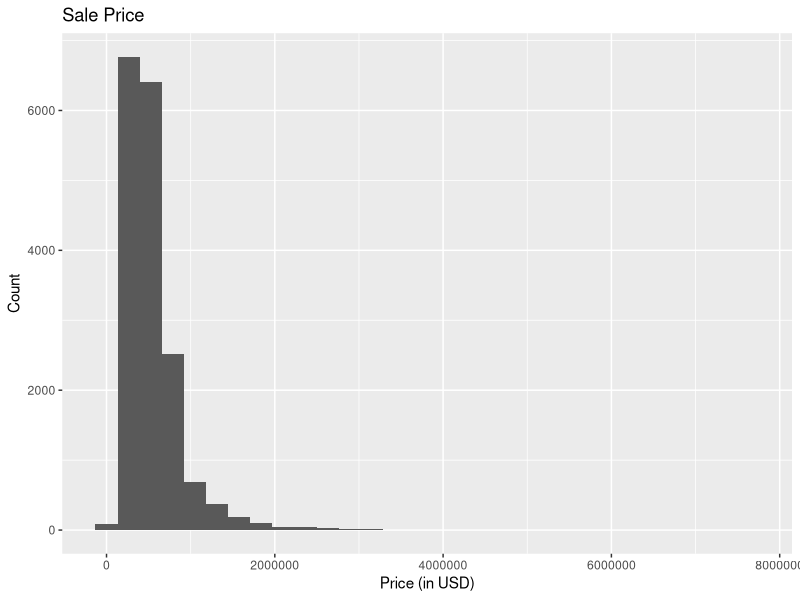
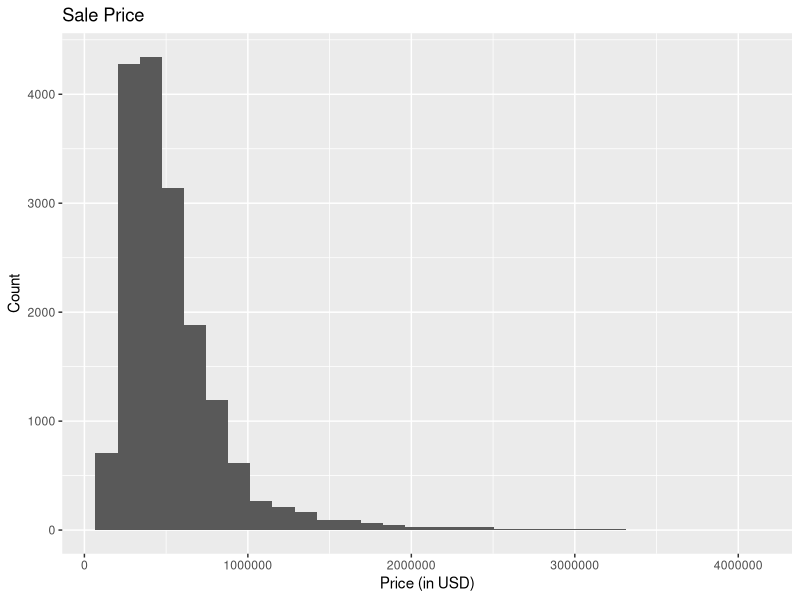
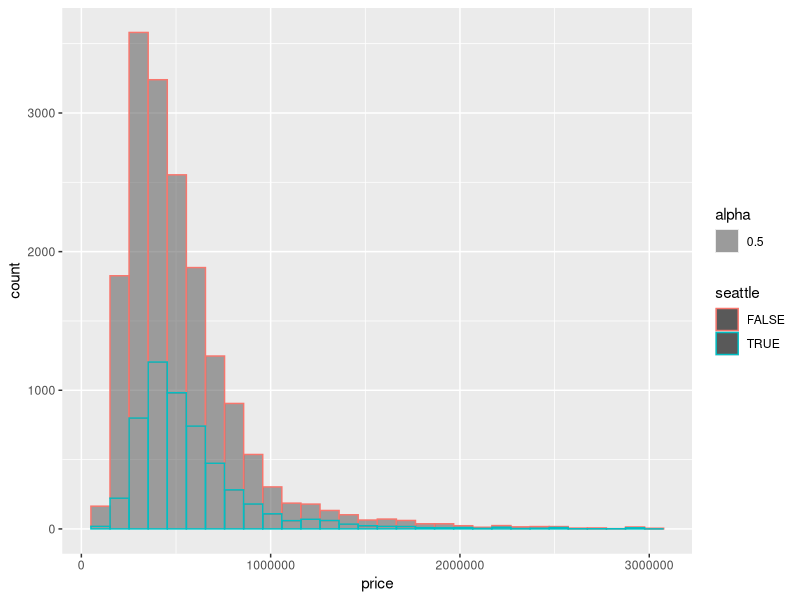
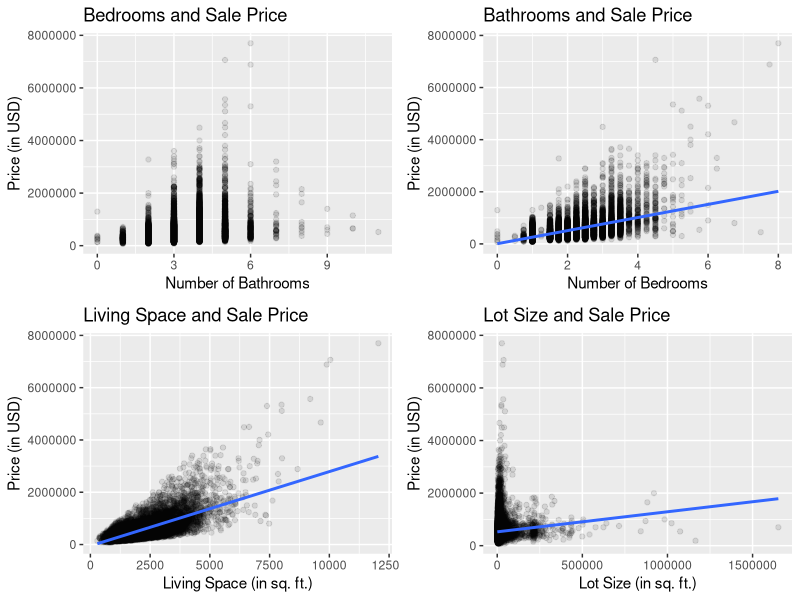
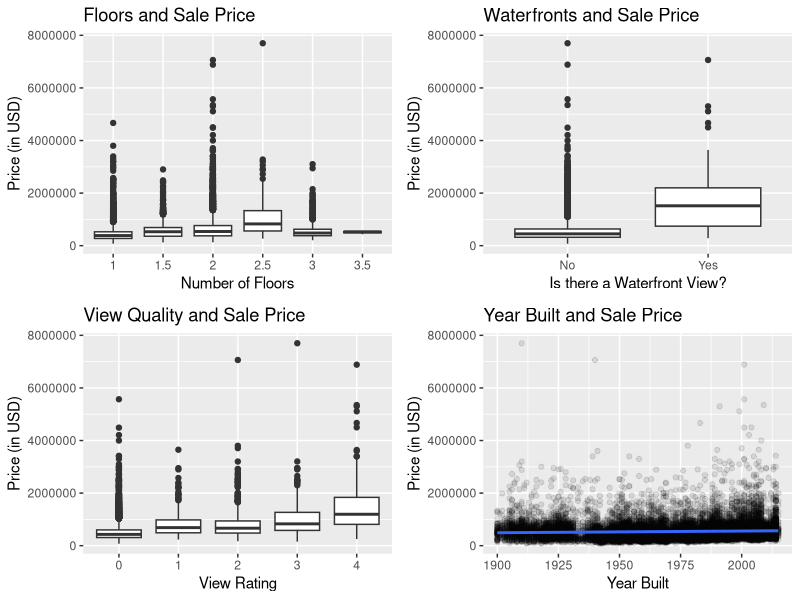
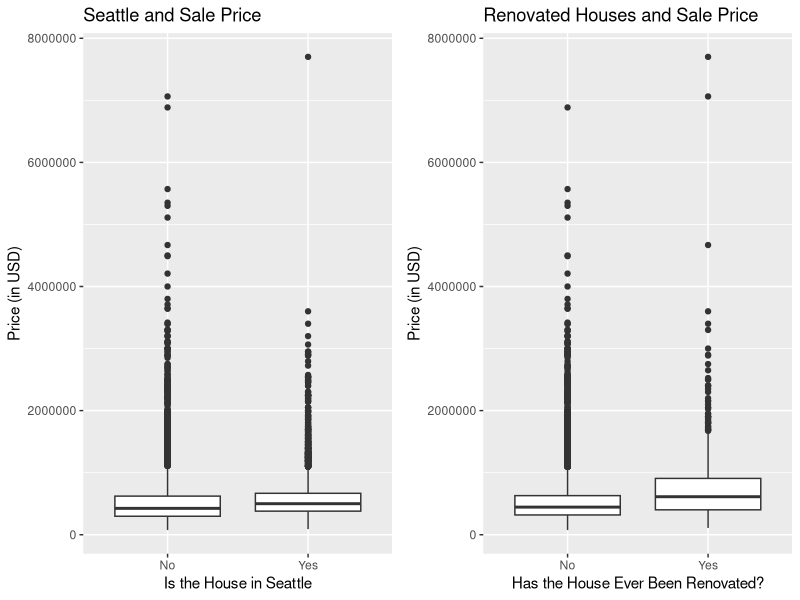
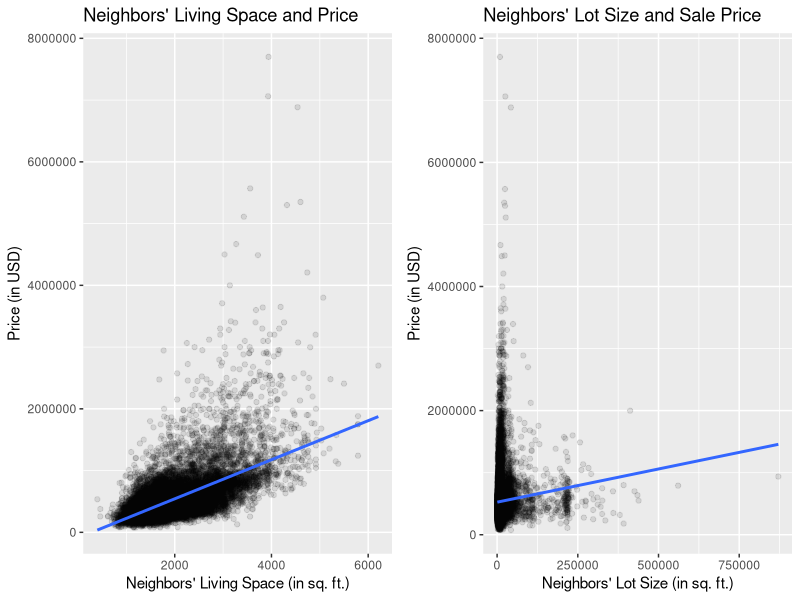
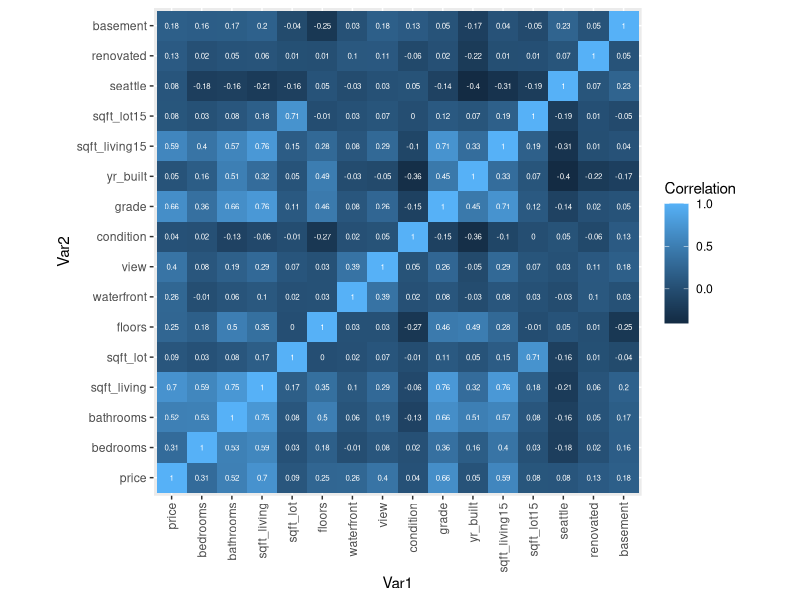

These figures' R source, in order:
## ---- chunk 1
library(tidyverse)
library(GGally)
library(reshape2)
library(gridExtra)
house <- read.csv('houses_clean.csv', header=TRUE)
## ---- chunk 2
house <- subset(house, select = -c(X))
set.seed(6021)
sample<-sample.int(nrow(house), floor(.80*nrow(house)), replace = F)
train<-house[sample, ]
test<-house[-sample, ]
## ---- chunk 3
summary(train)
options(scipen=10000)
## ---- chunk 4
apply(train,2,sd)
## ---- chunk 5
train %>% 
  ggplot(aes(x=price))+
  geom_histogram()+
  ggtitle('Sale Price')+
  xlab('Price (in USD)')+
  ylab('Count')
## ---- chunk 6
train %>% 
  filter(price <= 4000000) %>% 
  ggplot(aes(x=price))+
  geom_histogram()+
  ggtitle('Sale Price')+
  xlab('Price (in USD)')+
  ylab('Count')
## ---- chunk 7
train %>% 
  filter(price <= 3000000) %>% 
  ggplot(aes(x=price))+
  geom_histogram(aes(color=seattle, alpha=0.5))
## ---- chunk 8
bedsale <- train %>% 
  ggplot(aes(x=bedrooms, y=price))+
  geom_point(alpha=0.1)+
  ggtitle('Bedrooms and Sale Price')+
  xlab('Number of Bathrooms')+
  ylab('Price (in USD)')
## ---- chunk 9
bathsale <- train %>%
  ggplot(aes(x=bathrooms, y=price))+
  geom_point(alpha=0.1)+
  ggtitle('Bathrooms and Sale Price')+
  xlab('Number of Bedrooms')+
  ylab('Price (in USD)')+
  geom_smooth(method='lm', se=FALSE)
## ---- chunk 10
livingsale <- train %>% 
  ggplot(aes(x=sqft_living, y=price))+
  geom_point(alpha=0.1)+
  ggtitle('Living Space and Sale Price')+
  xlab('Living Space (in sq. ft.)')+
  ylab('Price (in USD)')+
  geom_smooth(method='lm', se=FALSE)
## ---- chunk 11
lotsale <- train %>%
  ggplot(aes(x=sqft_lot, y=price))+
  geom_point(alpha=0.1)+
  ggtitle('Lot Size and Sale Price')+
  xlab('Lot Size (in sq. ft.)')+
  ylab('Price (in USD)')+
  geom_smooth(method='lm', se=FALSE)
## ---- chunk 12
grid.arrange(bedsale,bathsale,livingsale, lotsale, ncol=2)
## ---- chunk 13
floorsale <- train %>% 
  ggplot(aes(x=as.factor(floors), y=price))+
  geom_boxplot()+
  ggtitle('Floors and Sale Price')+
  xlab('Number of Floors')+
  ylab('Price (in USD)')

## ---- chunk 14
watersale <- train %>% 
  ggplot(aes(x=factor(waterfront, labels=c('No', 'Yes')), y=price))+
  geom_boxplot()+
  ggtitle('Waterfronts and Sale Price')+
  xlab('Is there a Waterfront View?')+
  ylab('Price (in USD)')

## ---- chunk 15
viewsale <- train %>% 
  ggplot(aes(x=as.factor(view), y=price))+
  geom_boxplot()+
  ggtitle('View Quality and Sale Price')+
  xlab('View Rating')+
  ylab('Price (in USD)')

## ---- chunk 16
yrsale <- train %>%
  ggplot(aes(x=yr_built, y=price))+
  geom_point(alpha=0.1)+
  ggtitle('Year Built and Sale Price')+
  xlab('Year Built')+
  ylab('Price (in USD)')+
  geom_smooth(method='lm', se=FALSE)

## ---- chunk 17
grid.arrange(floorsale,watersale,viewsale, yrsale, ncol=2)
## ---- chunk 18
living15sale <- train %>%
  ggplot(aes(x=sqft_living15, y=price))+
  geom_point(alpha=0.1)+
  ggtitle("Neighbors' Living Space and Price")+
  xlab("Neighbors' Living Space (in sq. ft.)")+
  ylab('Price (in USD)')+
  geom_smooth(method='lm', se=FALSE)

## ---- chunk 19
lot15sale <- train %>%
  ggplot(aes(x=sqft_lot15, y=price))+
  geom_point(alpha=0.1)+
  ggtitle("Neighbors' Lot Size and Sale Price")+
  xlab("Neighbors' Lot Size (in sq. ft.)")+
  ylab('Price (in USD)')+
  geom_smooth(method='lm', se=FALSE)

## ---- chunk 20
seattlesale <- train %>% 
  ggplot(aes(x=factor(seattle, labels=c('No', 'Yes')), y=price))+
  geom_boxplot()+
  ggtitle('Seattle and Sale Price')+
  xlab('Is the House in Seattle')+
  ylab('Price (in USD)')

## ---- chunk 21
renovatedsale <- train %>% 
  ggplot(aes(x=factor(renovated, labels=c('No', 'Yes')), y=price))+
  geom_boxplot()+
  ggtitle('Renovated Houses and Sale Price')+
  xlab('Has the House Ever Been Renovated?')+
  ylab('Price (in USD)')

## ---- chunk 22
grid.arrange(seattlesale,renovatedsale, ncol=2)
## ---- chunk 23
grid.arrange(living15sale,lot15sale, ncol=2)
## ---- chunk 24
#cor(subset(house, select = c(price_per_sqft, price, sqft_living, yr_built, renovated, view)))
cormelt <- melt(cor(train))

head(cormelt)
ggplot(data = cormelt, aes(x=Var1, y=Var2, fill=value))+
  geom_tile()+
  theme(axis.text.x = element_text(angle = 90, vjust = 0.5, hjust=1))+
  geom_text(aes(label = round(value, 2)), color = "white", size = 2) +
  guides(fill = guide_colourbar(title = 'Correlation'))+
  coord_fixed()
